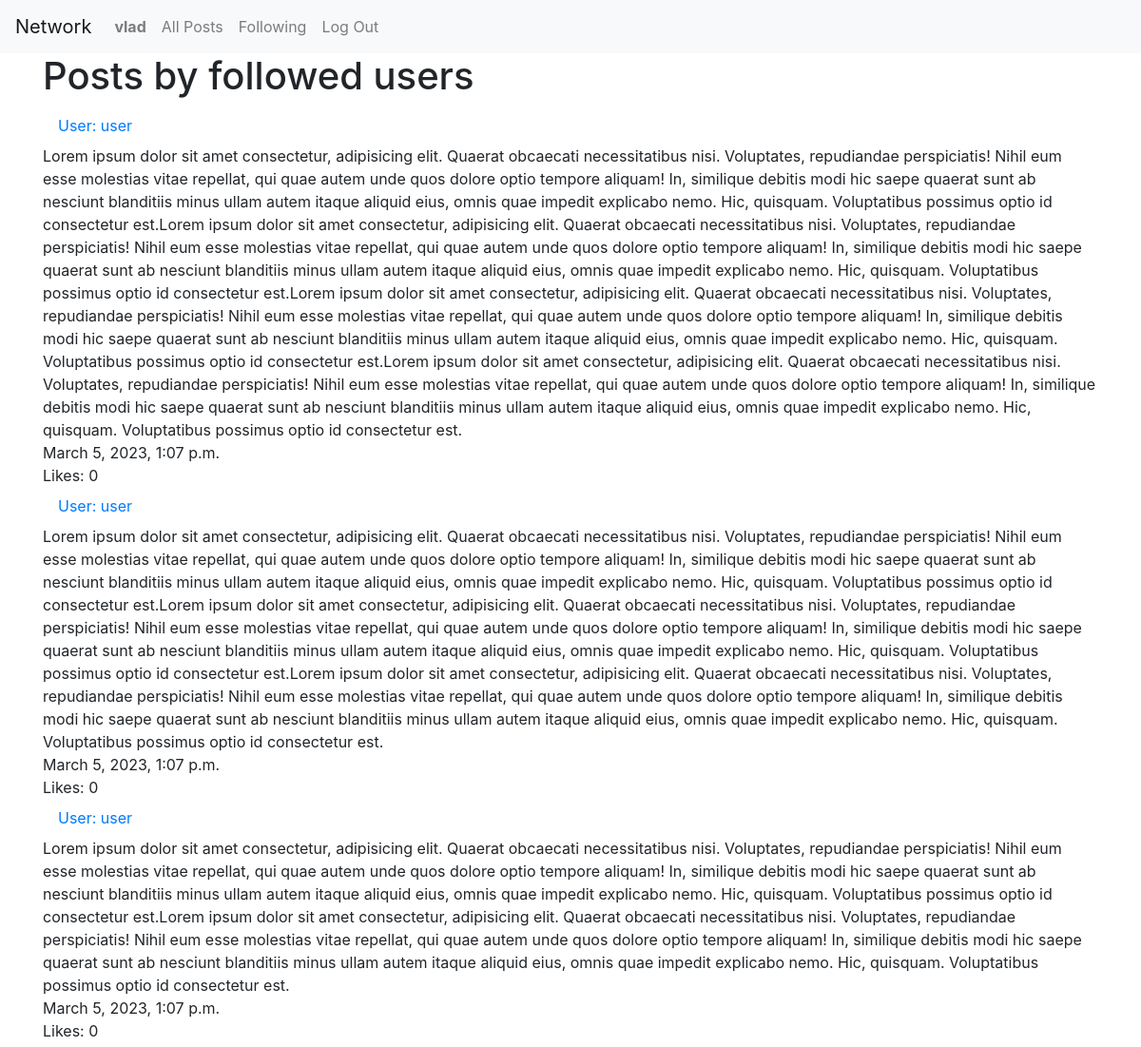
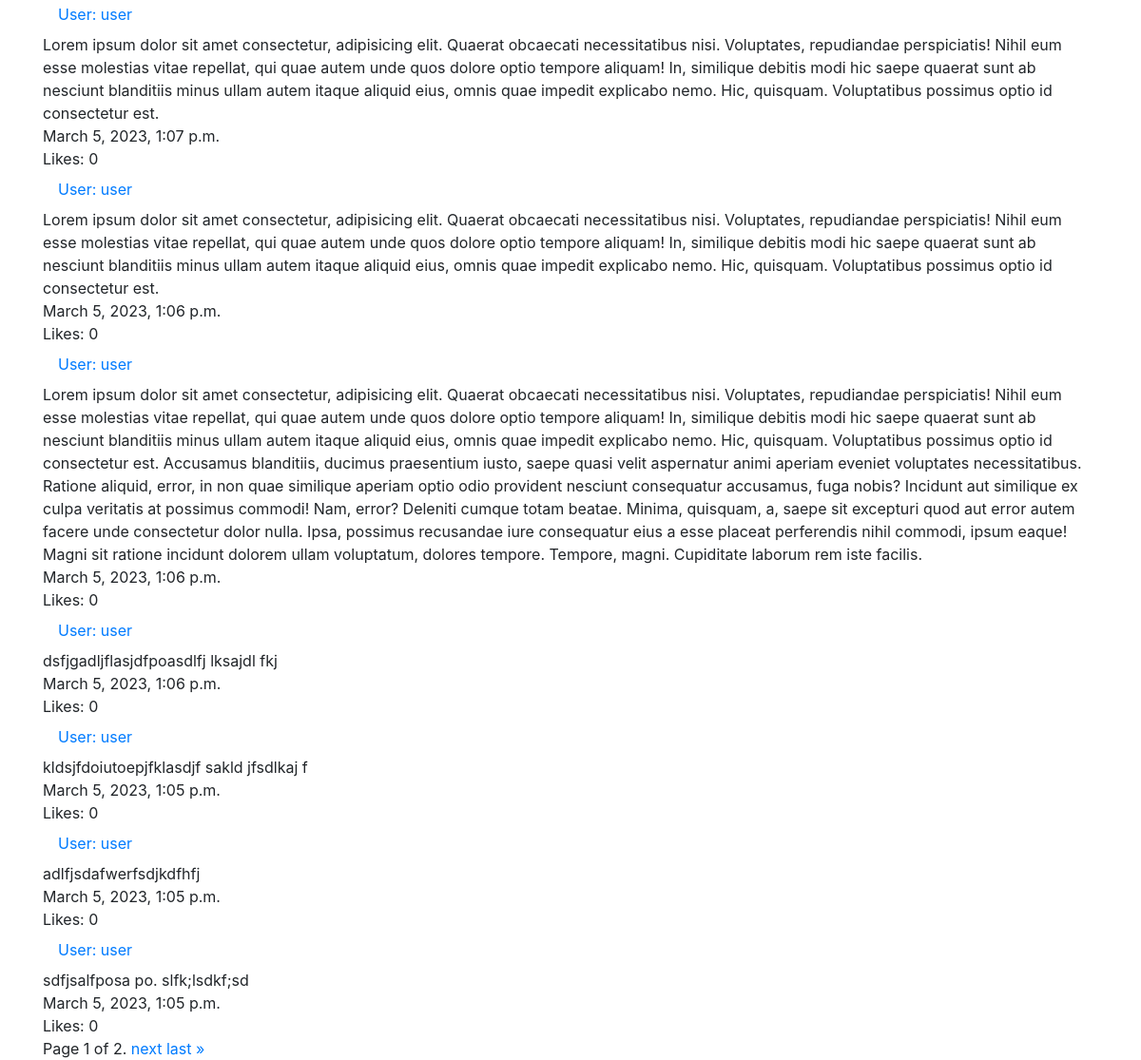
The page /following (signed in) on the database its author committed (2 pictures, top to bottom).
### network/models.py (models this page shows, shortened)
class User(AbstractUser):
    following = models.ManyToManyField("User", blank=True, related_name="fg")   # "self" din't work here, follow actions somehow duplicated to both following and followers
    followers = models.ManyToManyField("User", blank=True, related_name="fs")

class Post(models.Model):
    body = models.TextField(blank=True)
    timestamp = models.DateTimeField(auto_now_add=True, null=True)
    user = models.ForeignKey(User, on_delete=models.PROTECT, related_name="user_posts", null=True)
    likes = models.IntegerField(default=0)

### network/views.py (the view)
# urls.py: path("following", views.following, name="following"),
@login_required()
def following(request):
    user = User.objects.get(pk=request.user.id)
    followed_users = user.following.all()
    posts = Post.objects.filter(user__in=followed_users)    # all posts made by users that the current user follows
    posts = posts.order_by("-timestamp").all()
    page_obj = paginate(posts, request)
    return render(request, "network/following.html", {
        "page_obj": page_obj
    })

### network/views.py (called while the page is built)
def paginate(list, request):
    paginator = Paginator(list, 10)
    page_number = request.GET.get('page')
    return paginator.get_page(page_number)

### network/templates/network/following.html (shortened to what this page needs)
{% extends "network/layout.html" %}
{% block body %}
    {% if user.is_authenticated %}
        <h1>Posts by followed users</h1>
        <div>
            {% for post in page_obj %}
                <div>
                    <div><a class="nav-link" href="{% url 'profile' post.user.id %}">User: {{ post.user }}</a></div>
                    <div>{{ post.body }}</div>
                    <div>{{ post.timestamp }}</div>
                    <div>Likes: {{ post.likes }}</div>
                </div>
            {% empty %}
                No Posts
            {% endfor %}
            <div class="pagination">
                <span class="step-links">
                    <span class="current">
                        Page {{ page_obj.number }} of {{ page_obj.paginator.num_pages }}.
                    </span>
                    {% if page_obj.has_next %}
                        <a href="?page={{ page_obj.next_page_number }}">next</a>
                        <a href="?page={{ page_obj.paginator.num_pages }}">last &raquo;</a>
                    {% endif %}
                </span>
            </div>
        </div>
    {% endif %}
{% endblock %}

### network/templates/network/layout.html (shortened to what this page needs)
{% load static %}
<!DOCTYPE html>
<html lang="en">
    <head>
        <link rel="stylesheet" href="https://stackpath.bootstrapcdn.com/bootstrap/4.4.1/css/bootstrap.min.css">
        <link href="{% static 'network/styles.css' %}" rel="stylesheet">
    </head>
    <body>
        <nav class="navbar navbar-expand-lg navbar-light bg-light">
            <a class="navbar-brand" href="{% url 'index' %}">Network</a>
            <div>
              <ul class="navbar-nav mr-auto">
                {% if user.is_authenticated %}
                    <li class="nav-item">
                        <a class="nav-link" href="{{ user.id }}"><strong>{{ user }}</strong></a>
                    </li>
                {% endif %}
                <li class="nav-item">
                  <a class="nav-link" href="{% url 'index' %}">All Posts</a>
                </li>
                {% if user.is_authenticated %}
                    <li class="nav-item">
                        <a class="nav-link" href="{% url 'following' %}">Following</a>
                    </li>
                    <li class="nav-item">
                        <a class="nav-link" href="{% url 'logout' %}">Log Out</a>
                    </li>
                {% endif %}
              </ul>
            </div>
          </nav>
        <div class="container">
            {% block body %}
            {% endblock %}
        </div>
    </body>
</html>

### rows shown on the page
User: username "vlad"
Post: user "user", body "Lorem ipsum dolor sit amet consectetur, adipisicing elit. Quaerat obcaecati necessitatibus nisi. Voluptates, repudiandae perspiciatis! Nihil eum esse molestias vitae repellat, qui quae autem unde quos dolore optio tempore aliquam! In, similique debitis modi hic saepe quaerat sunt ab nesciunt blanditiis minus ullam autem itaque aliquid eius, omnis quae impedit explicabo nemo. Hic, quisquam. Voluptatibus possimus optio id consectetur est.Lorem ipsum dolor sit amet consectetur, adipisicing elit. Quaerat obcaecati necessitatibus nisi. Voluptates, repudiandae perspiciatis! Nihil eum esse molestias vitae repellat, qui quae autem unde quos dolore optio tempore aliquam! In, similique debitis modi…", timestamp "March 5, 2023, 1:07 p.m.", likes "0"
Post: user "user", body "Lorem ipsum dolor sit amet consectetur, adipisicing elit. Quaerat obcaecati necessitatibus nisi. Voluptates, repudiandae perspiciatis! Nihil eum esse molestias vitae repellat, qui quae autem unde quos dolore optio tempore aliquam! In, similique debitis modi hic saepe quaerat sunt ab nesciunt blanditiis minus ullam autem itaque aliquid eius, omnis quae impedit explicabo nemo. Hic, quisquam. Voluptatibus possimus optio id consectetur est.Lorem ipsum dolor sit amet consectetur, adipisicing elit. Quaerat obcaecati necessitatibus nisi. Voluptates, repudiandae perspiciatis! Nihil eum esse molestias vitae repellat, qui quae autem unde quos dolore optio tempore aliquam! In, similique debitis modi…", timestamp "March 5, 2023, 1:07 p.m.", likes "0"
Post: user "user", body "Lorem ipsum dolor sit amet consectetur, adipisicing elit. Quaerat obcaecati necessitatibus nisi. Voluptates, repudiandae perspiciatis! Nihil eum esse molestias vitae repellat, qui quae autem unde quos dolore optio tempore aliquam! In, similique debitis modi hic saepe quaerat sunt ab nesciunt blanditiis minus ullam autem itaque aliquid eius, omnis quae impedit explicabo nemo. Hic, quisquam. Voluptatibus possimus optio id consectetur est.Lorem ipsum dolor sit amet consectetur, adipisicing elit. Quaerat obcaecati necessitatibus nisi. Voluptates, repudiandae perspiciatis! Nihil eum esse molestias vitae repellat, qui quae autem unde quos dolore optio tempore aliquam! In, similique debitis modi…", timestamp "March 5, 2023, 1:07 p.m.", likes "0"
Post: user "user", body "Lorem ipsum dolor sit amet consectetur, adipisicing elit. Quaerat obcaecati necessitatibus nisi. Voluptates, repudiandae perspiciatis! Nihil eum esse molestias vitae repellat, qui quae autem unde quos dolore optio tempore aliquam! In, similique debitis modi hic saepe quaerat sunt ab nesciunt blanditiis minus ullam autem itaque aliquid eius, omnis quae impedit explicabo nemo. Hic, quisquam. Voluptatibus possimus optio id consectetur est.", timestamp "March 5, 2023, 1:07 p.m.", likes "0"
Post: user "user", body "Lorem ipsum dolor sit amet consectetur, adipisicing elit. Quaerat obcaecati necessitatibus nisi. Voluptates, repudiandae perspiciatis! Nihil eum esse molestias vitae repellat, qui quae autem unde quos dolore optio tempore aliquam! In, similique debitis modi hic saepe quaerat sunt ab nesciunt blanditiis minus ullam autem itaque aliquid eius, omnis quae impedit explicabo nemo. Hic, quisquam. Voluptatibus possimus optio id consectetur est.", timestamp "March 5, 2023, 1:06 p.m.", likes "0"
Post: user "user", body "Lorem ipsum dolor sit amet consectetur, adipisicing elit. Quaerat obcaecati necessitatibus nisi. Voluptates, repudiandae perspiciatis! Nihil eum esse molestias vitae repellat, qui quae autem unde quos dolore optio tempore aliquam! In, similique debitis modi hic saepe quaerat sunt ab nesciunt blanditiis minus ullam autem itaque aliquid eius, omnis quae impedit explicabo nemo. Hic, quisquam. Voluptatibus possimus optio id consectetur est. Accusamus blanditiis, ducimus praesentium iusto, saepe quasi velit aspernatur animi aperiam eveniet voluptates necessitatibus. Ratione aliquid, error, in non quae similique aperiam optio odio provident nesciunt consequatur accusamus, fuga nobis? Incidunt aut…", timestamp "March 5, 2023, 1:06 p.m.", likes "0"
Post: user "user", body "dsfjgadljflasjdfpoasdlfj lksajdl fkj", timestamp "March 5, 2023, 1:06 p.m.", likes "0"
Post: user "user", body "kldsjfdoiutoepjfklasdjf sakld jfsdlkaj f", timestamp "March 5, 2023, 1:05 p.m.", likes "0"
Post: user "user", body "adlfjsdafwerfsdjkdfhfj", timestamp "March 5, 2023, 1:05 p.m.", likes "0"
Post: user "user", body "sdfjsalfposa po. slfk;lsdkf;sd", timestamp "March 5, 2023, 1:05 p.m.", likes "0"

### other values the page prints
{{ page_obj.number }} "1"
{{ page_obj.paginator.num_pages }} "2"
